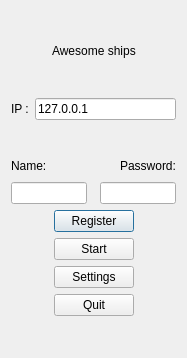
<?xml version="1.0" encoding="UTF-8"?>
<ui version="4.0">
 <class>MenuWindow</class>
 <widget class="QDialog" name="MenuWindow">
  <property name="geometry">
   <rect>
    <x>0</x>
    <y>0</y>
    <width>187</width>
    <height>358</height>
   </rect>
  </property>
  <property name="windowTitle">
   <string>Awesome ships</string>
  </property>
  <layout class="QVBoxLayout" name="verticalLayout">
   <item>
    <spacer name="verticalSpacer_3">
     <property name="orientation">
      <enum>Qt::Vertical</enum>
     </property>
     <property name="sizeHint" stdset="0">
      <size>
       <width>20</width>
       <height>40</height>
      </size>
     </property>
    </spacer>
   </item>
   <item>
    <layout class="QHBoxLayout" name="horizontalLayout_4">
     <item>
      <spacer name="horizontalSpacer_7">
       <property name="orientation">
        <enum>Qt::Horizontal</enum>
       </property>
       <property name="sizeHint" stdset="0">
        <size>
         <width>40</width>
         <height>20</height>
        </size>
       </property>
      </spacer>
     </item>
     <item>
      <widget class="QLabel" name="label">
       <property name="text">
        <string>Awesome ships</string>
       </property>
      </widget>
     </item>
     <item>
      <spacer name="horizontalSpacer_8">
       <property name="orientation">
        <enum>Qt::Horizontal</enum>
       </property>
       <property name="sizeHint" stdset="0">
        <size>
         <width>40</width>
         <height>20</height>
        </size>
       </property>
      </spacer>
     </item>
    </layout>
   </item>
   <item>
    <spacer name="verticalSpacer_4">
     <property name="orientation">
      <enum>Qt::Vertical</enum>
     </property>
     <property name="sizeHint" stdset="0">
      <size>
       <width>20</width>
       <height>40</height>
      </size>
     </property>
    </spacer>
   </item>
   <item>
    <layout class="QHBoxLayout" name="horizontalLayout_6">
     <property name="leftMargin">
      <number>0</number>
     </property>
     <property name="bottomMargin">
      <number>0</number>
     </property>
     <item>
      <widget class="QLabel" name="label_2">
       <property name="text">
        <string>IP :</string>
       </property>
       <property name="buddy">
        <cstring>serverAddressEdit</cstring>
       </property>
      </widget>
     </item>
     <item>
      <widget class="QLineEdit" name="serverAddressEdit">
       <property name="inputMask">
        <string/>
       </property>
       <property name="text">
        <string>127.0.0.1</string>
       </property>
      </widget>
     </item>
    </layout>
   </item>
   <item>
    <spacer name="verticalSpacer">
     <property name="orientation">
      <enum>Qt::Vertical</enum>
     </property>
     <property name="sizeHint" stdset="0">
      <size>
       <width>20</width>
       <height>40</height>
      </size>
     </property>
    </spacer>
   </item>
   <item>
    <layout class="QHBoxLayout" name="horizontalLayout_9"/>
   </item>
   <item>
    <layout class="QHBoxLayout" name="horizontalLayout_10">
     <item>
      <widget class="QLabel" name="label_3">
       <property name="text">
        <string>Name:</string>
       </property>
       <property name="buddy">
        <cstring>Username</cstring>
       </property>
      </widget>
     </item>
     <item>
      <spacer name="horizontalSpacer_11">
       <property name="orientation">
        <enum>Qt::Horizontal</enum>
       </property>
       <property name="sizeHint" stdset="0">
        <size>
         <width>40</width>
         <height>20</height>
        </size>
       </property>
      </spacer>
     </item>
     <item>
      <widget class="QLabel" name="label_4">
       <property name="text">
        <string>Password:</string>
       </property>
       <property name="buddy">
        <cstring>Password</cstring>
       </property>
      </widget>
     </item>
    </layout>
   </item>
   <item>
    <layout class="QHBoxLayout" name="horizontalLayout_5">
     <property name="bottomMargin">
      <number>0</number>
     </property>
     <item>
      <widget class="QLineEdit" name="Username"/>
     </item>
     <item>
      <spacer name="horizontalSpacer_9">
       <property name="orientation">
        <enum>Qt::Horizontal</enum>
       </property>
       <property name="sizeHint" stdset="0">
        <size>
         <width>40</width>
         <height>20</height>
        </size>
       </property>
      </spacer>
     </item>
     <item>
      <widget class="QLineEdit" name="Password">
       <property name="echoMode">
        <enum>QLineEdit::Password</enum>
       </property>
      </widget>
     </item>
    </layout>
   </item>
   <item>
    <layout class="QHBoxLayout" name="horizontalLayout_7">
     <item>
      <spacer name="horizontalSpacer_10">
       <property name="orientation">
        <enum>Qt::Horizontal</enum>
       </property>
       <property name="sizeHint" stdset="0">
        <size>
         <width>40</width>
         <height>20</height>
        </size>
       </property>
      </spacer>
     </item>
     <item>
      <widget class="QPushButton" name="RegisterButton">
       <property name="text">
        <string>Register</string>
       </property>
      </widget>
     </item>
     <item>
      <spacer name="horizontalSpacer_12">
       <property name="orientation">
        <enum>Qt::Horizontal</enum>
       </property>
       <property name="sizeHint" stdset="0">
        <size>
         <width>40</width>
         <height>20</height>
        </size>
       </property>
      </spacer>
     </item>
    </layout>
   </item>
   <item>
    <layout class="QHBoxLayout" name="horizontalLayout_8"/>
   </item>
   <item>
    <layout class="QHBoxLayout" name="horizontalLayout_3">
     <item>
      <spacer name="horizontalSpacer">
       <property name="orientation">
        <enum>Qt::Horizontal</enum>
       </property>
       <property name="sizeHint" stdset="0">
        <size>
         <width>40</width>
         <height>20</height>
        </size>
       </property>
      </spacer>
     </item>
     <item>
      <widget class="QPushButton" name="startPushButton">
       <property name="text">
        <string>Start</string>
       </property>
      </widget>
     </item>
     <item>
      <spacer name="horizontalSpacer_2">
       <property name="orientation">
        <enum>Qt::Horizontal</enum>
       </property>
       <property name="sizeHint" stdset="0">
        <size>
         <width>40</width>
         <height>20</height>
        </size>
       </property>
      </spacer>
     </item>
    </layout>
   </item>
   <item>
    <layout class="QHBoxLayout" name="horizontalLayout_2">
     <item>
      <spacer name="horizontalSpacer_3">
       <property name="orientation">
        <enum>Qt::Horizontal</enum>
       </property>
       <property name="sizeHint" stdset="0">
        <size>
         <width>40</width>
         <height>20</height>
        </size>
       </property>
      </spacer>
     </item>
     <item>
      <widget class="QPushButton" name="settingsPushButton">
       <property name="minimumSize">
        <size>
         <width>62</width>
         <height>0</height>
        </size>
       </property>
       <property name="text">
        <string>Settings</string>
       </property>
      </widget>
     </item>
     <item>
      <spacer name="horizontalSpacer_4">
       <property name="orientation">
        <enum>Qt::Horizontal</enum>
       </property>
       <property name="sizeHint" stdset="0">
        <size>
         <width>40</width>
         <height>20</height>
        </size>
       </property>
      </spacer>
     </item>
    </layout>
   </item>
   <item>
    <layout class="QHBoxLayout" name="horizontalLayout">
     <item>
      <spacer name="horizontalSpacer_5">
       <property name="orientation">
        <enum>Qt::Horizontal</enum>
       </property>
       <property name="sizeHint" stdset="0">
        <size>
         <width>40</width>
         <height>20</height>
        </size>
       </property>
      </spacer>
     </item>
     <item>
      <widget class="QPushButton" name="quitPushButton">
       <property name="text">
        <string>Quit</string>
       </property>
      </widget>
     </item>
     <item>
      <spacer name="horizontalSpacer_6">
       <property name="orientation">
        <enum>Qt::Horizontal</enum>
       </property>
       <property name="sizeHint" stdset="0">
        <size>
         <width>40</width>
         <height>20</height>
        </size>
       </property>
      </spacer>
     </item>
    </layout>
   </item>
   <item>
    <spacer name="verticalSpacer_2">
     <property name="orientation">
      <enum>Qt::Vertical</enum>
     </property>
     <property name="sizeHint" stdset="0">
      <size>
       <width>20</width>
       <height>40</height>
      </size>
     </property>
    </spacer>
   </item>
  </layout>
 </widget>
 <tabstops>
  <tabstop>Username</tabstop>
  <tabstop>Password</tabstop>
  <tabstop>RegisterButton</tabstop>
  <tabstop>startPushButton</tabstop>
  <tabstop>settingsPushButton</tabstop>
  <tabstop>quitPushButton</tabstop>
  <tabstop>serverAddressEdit</tabstop>
 </tabstops>
 <resources/>
 <connections/>
</ui>
